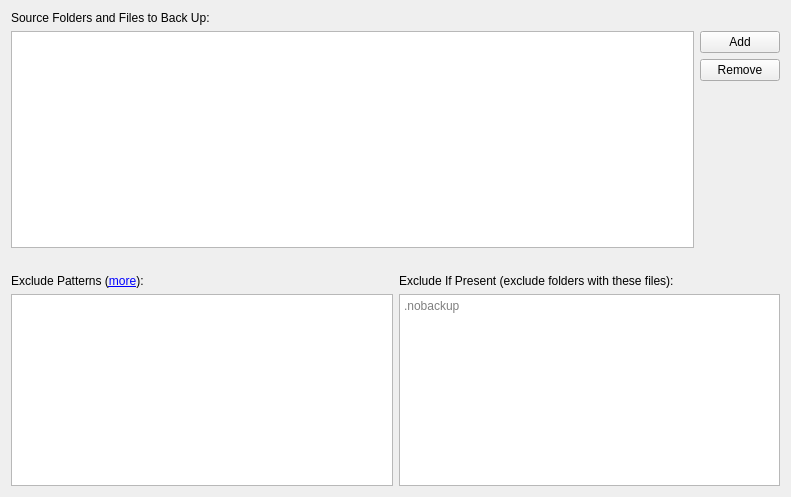
<?xml version="1.0" encoding="UTF-8"?>
<ui version="4.0">
 <class>SourceTab</class>
 <widget class="QWidget" name="SourceTab">
  <property name="geometry">
   <rect>
    <x>0</x>
    <y>0</y>
    <width>791</width>
    <height>497</height>
   </rect>
  </property>
  <property name="windowTitle">
   <string>Form</string>
  </property>
  <layout class="QVBoxLayout" name="verticalLayout_2">
   <item>
    <widget class="QLabel" name="label_6">
     <property name="text">
      <string>Source Folders and Files to Back Up:</string>
     </property>
    </widget>
   </item>
   <item>
    <layout class="QHBoxLayout" name="horizontalLayout" stretch="0,0">
     <item>
      <widget class="QListWidget" name="sourceFilesWidget">
       <property name="sizePolicy">
        <sizepolicy hsizetype="Expanding" vsizetype="Expanding">
         <horstretch>0</horstretch>
         <verstretch>0</verstretch>
        </sizepolicy>
       </property>
       <property name="minimumSize">
        <size>
         <width>0</width>
         <height>0</height>
        </size>
       </property>
      </widget>
     </item>
     <item>
      <layout class="QVBoxLayout" name="verticalLayout">
       <item>
        <widget class="QPushButton" name="sourceAddFile">
         <property name="text">
          <string>Add</string>
         </property>
        </widget>
       </item>
       <item alignment="Qt::AlignTop">
        <widget class="QPushButton" name="sourceRemove">
         <property name="text">
          <string>Remove</string>
         </property>
        </widget>
       </item>
      </layout>
     </item>
    </layout>
   </item>
   <item>
    <layout class="QGridLayout" name="gridLayout">
     <property name="topMargin">
      <number>20</number>
     </property>
     <item row="0" column="0">
      <widget class="QLabel" name="label">
       <property name="text">
        <string>&lt;html&gt;&lt;head/&gt;&lt;body&gt;&lt;p&gt;Exclude Patterns (&lt;a href=&quot;https://borgbackup.readthedocs.io/en/stable/usage/help.html#borg-help-patterns&quot;&gt;&lt;span style=&quot; text-decoration: underline; color:#0000ff;&quot;&gt;more&lt;/span&gt;&lt;/a&gt;):&lt;/p&gt;&lt;/body&gt;&lt;/html&gt;</string>
       </property>
       <property name="openExternalLinks">
        <bool>true</bool>
       </property>
      </widget>
     </item>
     <item row="0" column="1">
      <widget class="QLabel" name="label_2">
       <property name="text">
        <string>Exclude If Present (exclude folders with these files):</string>
       </property>
      </widget>
     </item>
     <item row="1" column="0">
      <widget class="QPlainTextEdit" name="excludePatternsField">
       <property name="sizePolicy">
        <sizepolicy hsizetype="Expanding" vsizetype="Minimum">
         <horstretch>0</horstretch>
         <verstretch>0</verstretch>
        </sizepolicy>
       </property>
       <property name="plainText">
        <string/>
       </property>
       <property name="placeholderText">
        <string>**/.DS_Store</string>
       </property>
      </widget>
     </item>
     <item row="1" column="1">
      <widget class="QPlainTextEdit" name="excludeIfPresentField">
       <property name="sizePolicy">
        <sizepolicy hsizetype="Expanding" vsizetype="Minimum">
         <horstretch>0</horstretch>
         <verstretch>0</verstretch>
        </sizepolicy>
       </property>
       <property name="placeholderText">
        <string>.nobackup</string>
       </property>
      </widget>
     </item>
    </layout>
   </item>
  </layout>
 </widget>
 <resources/>
 <connections/>
</ui>
